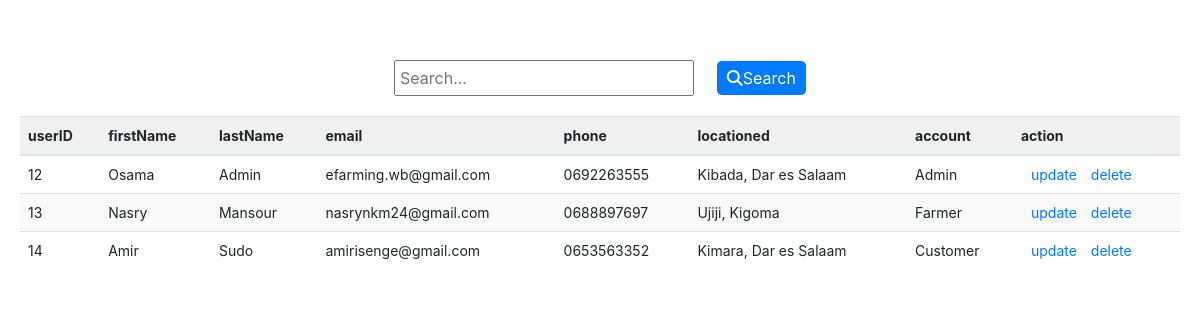
The page /Admin/pages/users.php (signed in) on the database its author committed.
### tables this page shows
CREATE TABLE `users` (
  `userID` int(255) NOT NULL,
  `uniqueID` int(255) NOT NULL,
  `firstName` varchar(255) NOT NULL,
  `lastName` varchar(255) NOT NULL,
  `email` varchar(255) NOT NULL,
  `phone` varchar(255) NOT NULL,
  `locationed` varchar(255) NOT NULL,
  `passwords` varchar(255) NOT NULL,
  `account` varchar(255) NOT NULL,
  `profilePhoto` varchar(400) NOT NULL
);

### Admin/pages/users.php (the view, shortened to what this page needs)
<!DOCTYPE html>
<html lang="en">
<head>
    <link rel="stylesheet" href="https://cdnjs.cloudflare.com/ajax/libs/font-awesome/6.2.1/css/all.min.css">
    <link rel="stylesheet" href="https://cdn.jsdelivr.net/npm/bootstrap@4.0.0/dist/css/bootstrap.min.css">
    <link rel="stylesheet" href="../css/user.css">
</head>
<body>
    <br>
    <div class="cointainer">
        <div class="title">
            <input type="text" class="search-input" placeholder="Search...">
            <button class="search-button">
                <i class="fas fa-search"></i>
                <span class="search-button-text">Search</span>
            </button>
        </div>
        <table class="table">
            <tr class="t header">
                <th>userID </th>
                <th>firstName </th>
                <th>lastName </th>
                <th>email </th>
                <th>phone </th>
                <th>locationed </th>
                <th>account </th>
                <th>action </th>
            </tr>
            <tbody id="userTableBody">
                <?php
                $stmt = $connection->prepare("SELECT * FROM `users` WHERE 1");
                $stmt->execute();
                $allusers = $stmt->get_result();
                $users = array();
                while ($row = $allusers->fetch_assoc()) {
                    $users[] = $row;
                }
                foreach ($users as $user) :
                ?>
                    <div class="content">
                        <tr class="content-details">
                            <td><?= $user['userID'] ?></td>
                            <td><?= $user['firstName'] ?></td>
                            <td><?= $user['lastName'] ?></td>
                            <td><?= $user['email'] ?></td>
                            <td><?= $user['phone'] ?></td>
                            <td><?= $user['locationed'] ?></td>
                            <td><?= $user['account'] ?></td>
                            <td>
                                <a href='../components/updateprofile.php?userID=<?php echo $user['uniqueID']; ?>' class="update">update</a>
                                <a href='users.php?delete=<?= $user['userID'] ?>' class="delete">delete</a>
                            </td>
                        </tr>
                    </div>
                <?php endforeach; ?>
            </tbody>
        </table>
    </div>
</body>
</html>

### Admin/css/user.css (style rules this page uses)
* { margin: 0; padding: 0; box-sizing: border-box; }
body { padding: 20px; }
.title { display: flex; align-items: center; justify-content: center; margin-bottom: 20px; }
.search-input { flex: 1; max-width: 300px; margin-right: 10px; margin-top: 1rem; padding: 4px; }
.search-button { display: flex; align-items: center; padding: 5px 10px; background-color: #007bff; color: #fff; border: none; cursor: pointer; margin-left: 0.8rem; margin-top: 1rem; border-radius: 0.3rem; }
.table { font-size: 14px; border-collapse: collapse; width: 100%; }
.table th, .table td { padding: 8px; text-align: center; }
.table th { background-color: #f0f0f0; font-weight: bold; }
.table tr:nth-child(even) { background-color: #f9f9f9; }
.table td, .table th { text-align: justify; }
.update, .delete { text-decoration: none; color: #007bff; margin-left: 10px; }

### Admin/pages/users.php (style rules this page uses)
body { width: auto; }

### rows shown on the page
users: userID "12", firstName "Osama", lastName "Admin", email "efarming.wb@gmail.com", phone "0692263555", locationed "Kibada, Dar es Salaam", account "Admin"
users: userID "13", firstName "Nasry", lastName "Mansour", email "nasrynkm24@gmail.com", phone "0688897697", locationed "Ujiji, Kigoma", account "Farmer"
users: userID "14", firstName "Amir", lastName "Sudo", email "amirisenge@gmail.com", phone "0653563352", locationed "Kimara, Dar es Salaam", account "Customer"
